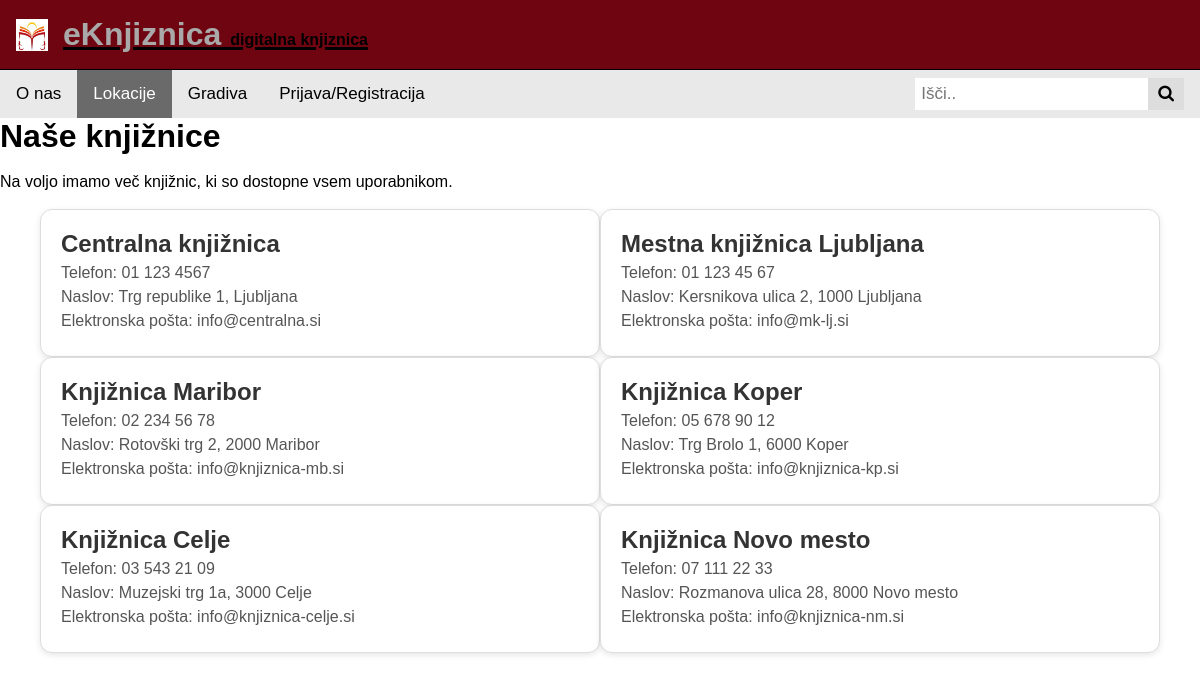
The page /knjiznice.php on the database its author committed.
### tables this page shows
CREATE TABLE `knjiznice` (
  `idKnjiznice` int(11) NOT NULL,
  `ime` varchar(255) NOT NULL,
  `naslov` varchar(255) NOT NULL,
  `telefon` varchar(20) NOT NULL,
  `email` varchar(255) NOT NULL,
  `opis` varchar(5000) NOT NULL
);

### knjiznice.php (the view, shortened to what this page needs)
<!DOCTYPE html>
<html lang="en">
<head>
    <link rel="stylesheet" href="files/stylesheet.css">
    <link rel="stylesheet" href="https://cdnjs.cloudflare.com/ajax/libs/font-awesome/4.7.0/css/font-awesome.min.css">
</head>
<body>
    <a href="index.php">
        <div class="naslov">
            <img class="glavnaSlika" src="files/image.png" alt="naslov" srcset="">
            <h1>eKnjiznica <small>digitalna knjiznica</small></h1>
        </div>
    </a>
    <div class="iskanje">
        <a href="index.php#onas">O nas</a>
        <a class="active"href="knjiznice.php">Lokacije</a>
        <a href="gradiva.php">Gradiva</a>
        <a href="prijava.php">Prijava/Registracija</a>
        <div class="iskalnik">
            <form action="/action_page.php">
              <input type="text" placeholder="Išči.." name="search">
              <button type="submit"><i class="fa fa-search" aria-hidden="true"></i></button>
            </form>
          </div>
      </div>
        <div class="knjiznice">
            <h1>Naše knjižnice</h1>
            <p>Na voljo imamo več knjižnic, ki so dostopne vsem uporabnikom.</p>
        </div>
<?php
include 'db_connect.php';
$sql = "SELECT * FROM knjiznice";
$result = mysqli_query($conn, $sql);
echo "<div class='knjiznice-container'>";
if (mysqli_num_rows($result) > 0) {
    while($row = mysqli_fetch_assoc($result)) {
        echo "<div class='knjiznica'>";
        echo "<h2>" . $row['ime'] . "</h2>";
        echo "<p>Telefon: " . $row['telefon'] . "</p>";
        echo "<p>Naslov: " . $row['naslov'] . "</p>";
        echo "<p>Elektronska pošta: " . $row['email'] . "</p>";
        echo "</div>";
    }
} else {
    echo "Ni povezave s podatkovno bazo.";
}
echo "</div>";
?>
</body>
</html>

### files/stylesheet.css (style rules this page uses)
* { margin: 0; font-family: 'Arial', sans-serif; color: #000000; }
.naslov { display: flex; align-items: center; gap: 10px; background-color: #6e0511; padding: 1em; border-bottom: black 1px solid; }
.naslov > h1 { font-size: 2em; color: #a9a9a9; }
.naslov > .glavnaSlika { width: 2em; height: 2em; margin-right: 5px; }
h1 > small { font-size: 0.5em; color:#000000; }
a { text-decoration: none; }
.iskanje { overflow: hidden; background-color: #e9e9e9; }
.iskanje a { float: left; display: block; color: black; text-align: center; padding: 14px 16px; text-decoration: none; font-size: 17px; }
.iskanje a.active { background-color: #6a6a6a; color: white; }
.iskanje .iskalnik { float: right; }
.iskanje input[type=text] { padding: 6px; margin-top: 8px; font-size: 17px; border: none; }
.iskanje .iskalnik button { float: right; padding: 6px 10px; margin-top: 8px; margin-right: 16px; background: #ddd; font-size: 17px; border: none; cursor: pointer; }
.knjiznice-container { display: flex; flex-wrap: wrap; justify-content: center; }
.knjiznica { background-color: #fff; border: 1px solid #ddd; box-shadow: 0 2px 6px rgba(0, 0, 0, 0.1); border-radius: 12px; padding: 20px; width: calc(50% - 40px); box-sizing: border-box; transition: transform 0.2s ease; }
.knjiznica h2 { margin-top: 0; color: #333; }
.knjiznica p { margin: 6px 0; color: #555; }
.naslov { display: flex; align-items: center; gap: 10px; background-color: #6e0511; }
.naslov > h1 small { font-size: 0.5em; color: #000000; }
.glavnaSlika { width: 2em; height: 2em; margin-right: 5px; }

### rows shown on the page
knjiznice: ime "Centralna knjižnica", telefon "01 123 4567", naslov "Trg republike 1, Ljubljana", email "info@centralna.si"
knjiznice: ime "Mestna knjižnica Ljubljana", telefon "01 123 45 67", naslov "Kersnikova ulica 2, 1000 Ljubljana", email "info@mk-lj.si"
knjiznice: ime "Knjižnica Maribor", telefon "02 234 56 78", naslov "Rotovški trg 2, 2000 Maribor", email "info@knjiznica-mb.si"
knjiznice: ime "Knjižnica Koper", telefon "05 678 90 12", naslov "Trg Brolo 1, 6000 Koper", email "info@knjiznica-kp.si"
knjiznice: ime "Knjižnica Celje", telefon "03 543 21 09", naslov "Muzejski trg 1a, 3000 Celje", email "info@knjiznica-celje.si"
knjiznice: ime "Knjižnica Novo mesto", telefon "07 111 22 33", naslov "Rozmanova ulica 28, 8000 Novo mesto", email "info@knjiznica-nm.si"
